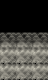

Tiled map render using the project's own tile images. Description and the whole map definition, tile-layer contents included, below:
An orthogonal 3x5 tile map with 16x16 px tiles, 1 tile layer (Front2).

<map version="1.10" tiledversion="1.10.2" orientation="orthogonal" renderorder="right-down" width="3" height="5" tilewidth="16" tileheight="16" infinite="0" nextlayerid="2" nextobjectid="1">
 <tileset firstgid="1" name="lawandorder_interior" tilewidth="16" tileheight="16" tilecount="144" columns="12">
  <image source="lawandorder_interior.png" width="192" height="192" />
  <tile id="37">
   <animation>
    <frame tileid="38" duration="150" />
    <frame tileid="39" duration="150" />
    <frame tileid="38" duration="150" />
    <frame tileid="40" duration="150" />
   </animation>
  </tile>
 </tileset>
 <layer id="1" name="Front2" width="3" height="5">
  <data encoding="csv">
0,38,0,
0,0,0,
51,51,51,
63,63,63,
63,63,63
</data>
 </layer>
</map>
